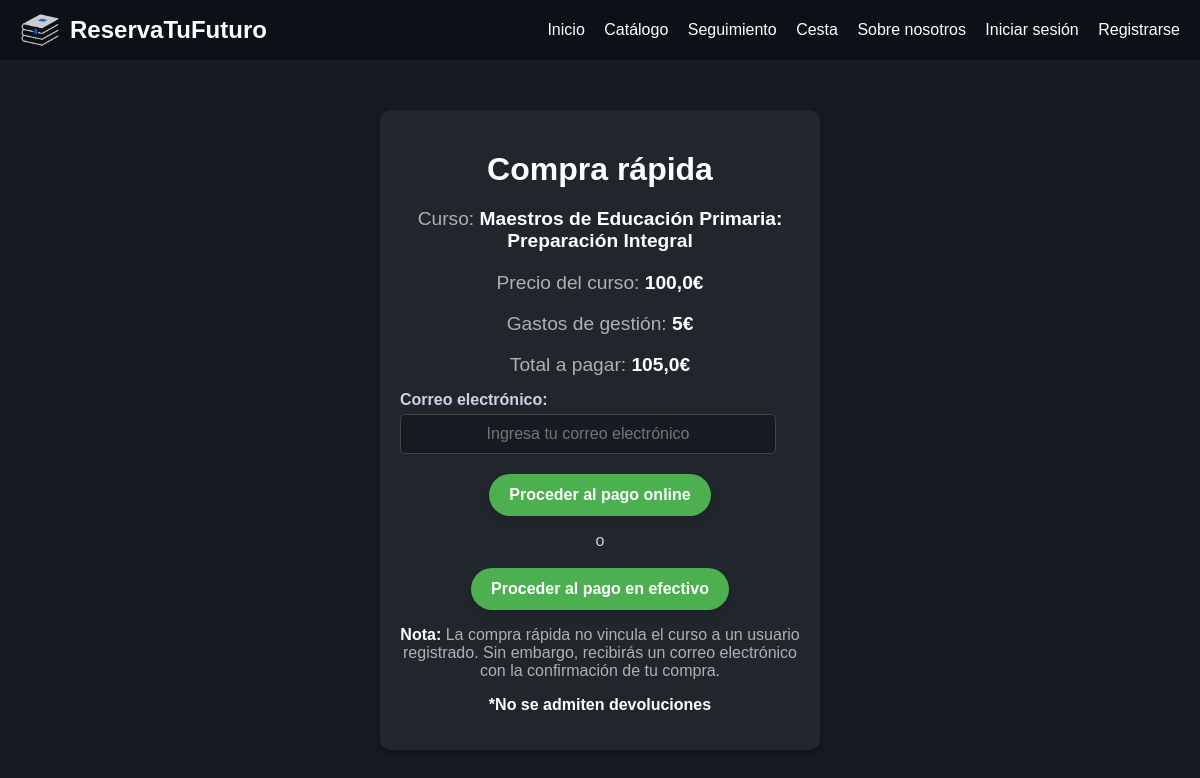
Page /cart/quick/5/ on the committed database.
### courses/models.py (models this page shows, shortened)
class Course(models.Model):
    TYPE_CHOICES = [
        ('Admnistrición General', 'Administración General'),
        ('Justicia', 'Justicia'),
        ('Educación', 'Educación'),
        ('Sanidad', 'Sanidad'),
        ('Policía', 'Policía'),
        ('Bomberos', 'Bomberos'),
        ('Prisiones', 'Prisiones'),
        ('Hacienda', 'Hacienda'),
        ('Inspecto de Trabajo', 'Inspector de Trabajo'),
        ('Técnicos de Ayuntamientos', 'Técnicos de Ayuntamientos'),
        ('Informática', 'Informática'),
        ('Telecomunicaciones', 'Telecomunicaciones'),
        ('Tecnología de la Información', 'Tecnologías de la Información'),
    ]
    name = models.CharField(max_length=100, help_text='Course name')
    price = models.FloatField(max_length=10, help_text='Course price')
    image = models.ImageField(upload_to='course_images/', null=True, blank=True)
    teacher = models.CharField(max_length=100)
    capacity = models.IntegerField(help_text='Maximum number of students')
    description = models.TextField()
    starting_date = models.DateField()
    ending_date = models.DateField()
    type = models.CharField(max_length=50, choices=TYPE_CHOICES, default='Magisterio')

### cart/views.py (the view, shortened to what this page needs)
# urls.py: path("quick/<int:course_id>/", QuickPurchaseView.as_view(), name="quick_purchase"),
class QuickPurchaseView(View):
    template_name = "cart/quick_purchase.html"
    def get(self, request, course_id):
        course = get_object_or_404(Course, id=course_id)
        management_fee = 5 if course.price <= 150 else 0
        total_price = course.price + management_fee
        return render(request, self.template_name, {
            "course": course,
            "management_fee": management_fee,
            "total_price": total_price,
            "stripe_publishable_key": settings.STRIPE_PUBLISHABLE_KEY,
        })

### home/context_processors.py (called while the page is built)
def user_group_context(request):
    return {
        'user_in_academy': (
            request.user.is_authenticated
            and request.user.groups.filter(name='academy').exists()
        )
    }

### home/views.py (called while the page is built)
def base_view(request):
    cart_item_count = Reservation.objects.filter(user=request.user, cart=True).count() if request.user.is_authenticated else 0
    return {
        'cart_item_count': cart_item_count,
    }

### home/templates/cart/quick_purchase.html (shortened to what this page needs)
{% extends "home/base.html" %}
{% block content %}
<div class="quick-purchase-container">
  <h1 class="quick-purchase-title">Compra rápida</h1>
  <p class="quick-purchase-course">Curso: <strong>{{ course.name }}</strong></p>
  <p class="quick-purchase-price">Precio del curso: <strong>{{ course.price }}€</strong></p>
  <p class="quick-purchase-price">Gastos de gestión: <strong>{{ management_fee }}€</strong></p>
  <p class="quick-purchase-price">Total a pagar: <strong>{{ total_price }}€</strong></p>
  <form id="quick-purchase-form" class="quick-purchase-form">
    <div class="form-group">
      <label for="email" class="form-label">Correo electrónico:</label>
      <input
        type="email"
        id="email"
        name="email"
        class="form-input"
        placeholder="Ingresa tu correo electrónico"
        required
        style="width: 100%"
      />
    </div>
    <button type="button" id="online-payment" class="btn-add-to-cart" style="margin-bottom: 1rem;">Proceder al pago online</button>
    <div>o</div>
    <button type="button" id="cash-payment" class="btn-add-to-cart">Proceder al pago en efectivo</button>
  </form>
  <p class="quick-purchase-disclaimer">
    <strong>Nota:</strong> La compra rápida no vincula el curso a un usuario registrado. Sin embargo, recibirás un correo electrónico con la confirmación de tu compra.
    <p><strong>*No se admiten devoluciones</strong></p>
  </p>
</div>
{% endblock %}

### home/static/home/styles.css (style rules this page uses)
body { font-family: Arial, sans-serif; margin: 0; padding: 0; background-color: #161b22; color: white; }
.form-group { margin-bottom: 15px; text-align: left; max-width: 94%; }
.form-group label { display: block; font-weight: bold; color: white; margin-bottom: 5px; }
.name-search, .form-group input { width: 100%; padding: 10px; border: 1px solid #444; border-radius: 4px; font-size: 1em; background-color: #161b22; color: white; }
.form-group { margin-bottom: 15px; text-align: left; }
.form-group input { width: 100%; padding: 10px; border: 1px solid #ccc; border-radius: 4px; font-size: 1em; }
h1, h2 { color: white; }
p { color: #b0b0b0; }
strong { color: white; }
.btn-add-to-cart { background-color: #4caf50; color: #fff; padding: 12px 20px; border: none; border-radius: 25px; font-size: 1rem; font-weight: bold; cursor: pointer; transition: all 0.3s ease; box-shadow: 0px 4px 6px rgba(0, 0, 0, 0.1); }
.quick-purchase-container { max-width: 400px; margin: 50px auto; padding: 20px; background-color: #21262d; border-radius: 10px; box-shadow: 0px 4px 8px rgba(0, 0, 0, 0.3); text-align: center; color: #d0d0e0; }
.quick-purchase-title { font-size: 2rem; color: #ffffff; margin-bottom: 20px; }
.quick-purchase-course, .quick-purchase-price { font-size: 1.2rem; margin-bottom: 15px; }
.quick-purchase-course strong, .quick-purchase-price strong { color: #ffffff; }
.quick-purchase-form .form-group label { color: #d0d0e0; font-weight: bold; }
.quick-purchase-form .form-group input { background-color: #161b22; color: white; border: 1px solid #444; border-radius: 5px; padding: 10px; text-align: center; }
.form-group { margin-bottom: 20px; }
.form-group label { display: block; font-size: 1rem; font-weight: bold; color: #d0d0e0; margin-bottom: 5px; }
.form-group input, .form-group select, .form-group textarea { width: 100%; padding: 10px; border: 1px solid #444; border-radius: 5px; background-color: #161b22; color: #ffffff; font-size: 1rem; box-sizing: border-box; }

### rows in the picture
Course: name "Maestros de Educación Primaria: Preparación Integral", price "100,0"

### other values in the picture
{{ management_fee }} "5"
{{ total_price }} "105,0"
